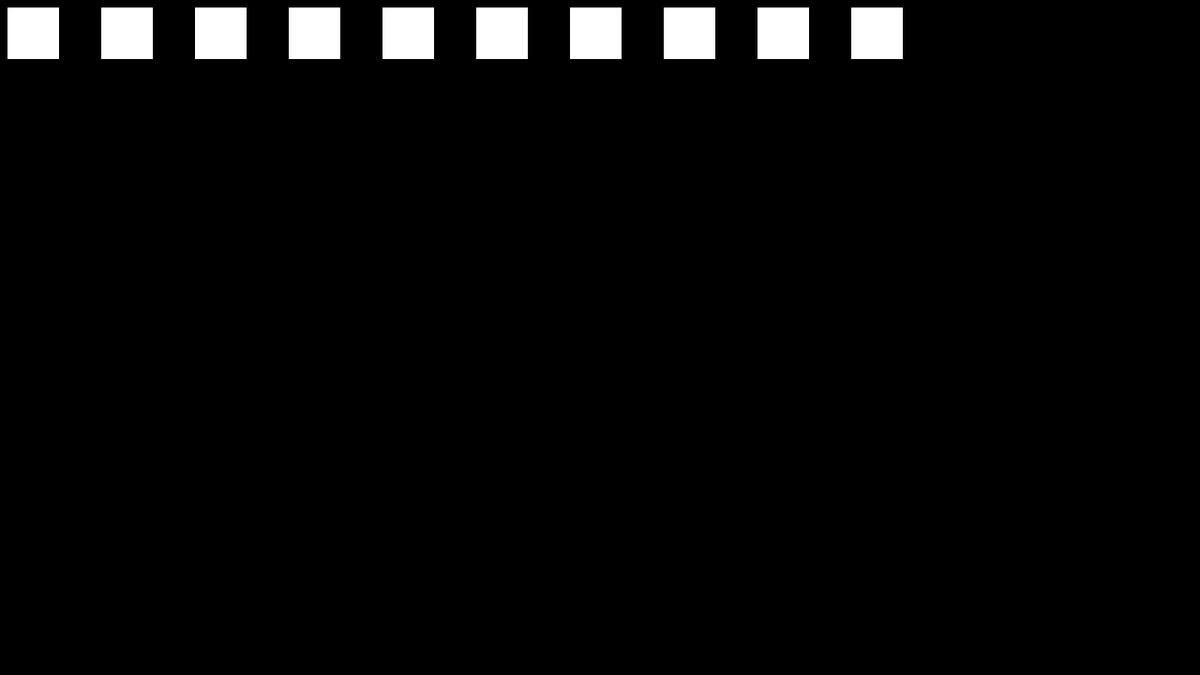
Frame 1 (no input)
Frame 2 (the mouse pressed at the canvas centre, redrawn once): identical to frame 1, image omitted

The Processing sketch that drew this single still picture (run headless with seeded random() and noise(); the mouse was pressed at the canvas centre and the sketch redrawn once):

// Processing sketch: H8O4
// ── H8O4.pde
//640 xcenter 320 ycenter 4:3 aspect ratio
//Baseplate stuff
//init var area
int xScreenWidth = 1280; int yScreenWidth = 720;
int xCenter = xScreenWidth / 2; int yCenter = yScreenWidth / 2; int allignL = 0; int allignR = 1280; int allignT = 0; int allignB = 720;
int i = 0; int i2 = 0; float holder = 0;
int GMtick = 0;

void settings() {
  size(xScreenWidth,yScreenWidth);
}

//init setup
void setup() {
background(0,0,0);
stroke(255);
strokeWeight(5);
fill(255,255,255);
}

//Main loop area (no loop for 1 time processes)
void draw() {
 managerLoop();
 noLoop();
}

void managerLoop() {
 managerTick();
 }

 void managerTick() {
   GMtick++;
   runCode();
   //intInConsole(GMtick);
 }

//Code Area
 
void runCode() {
  int xWaarde = 10;
  int yWaarde = 10;
 for(int b = 0; b < 10; b++){
  for(int i = 0; i < 5; i++){
    for(int j = 0; j < 5; j++){
      rect(xWaarde, yWaarde, 10,10);
    yWaarde += 10;
  }
  yWaarde = 10;
  xWaarde += 10;
  }
 xWaarde += 50;
 }
}

//Functions Area
void numInCon(float numText) {
  println(numText);
}
  
void StringInConsole(String stringText) {
  println(stringText);
}  

void powerMethod(float value) {
  holder = value * value;
}
